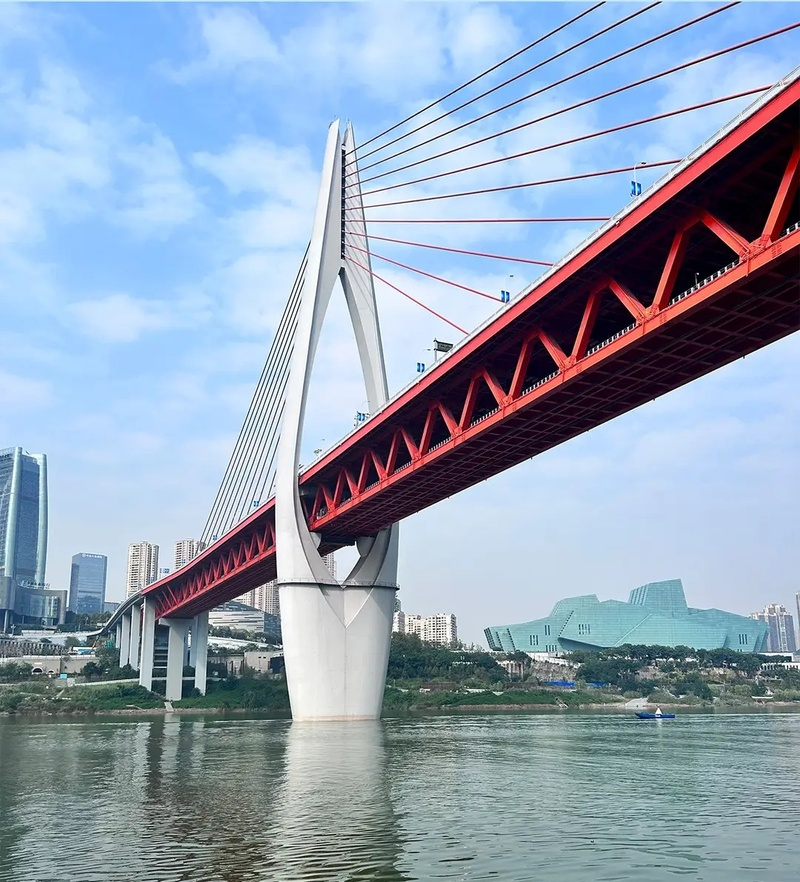
#> input picture cvbook/images/chongqing_bridge.jpg, 800 x 882 px, shrunk from 1080 x 1190 before the run, found by its file name
$ python cv2.split-color-space.py
#> lines starting #> are read from the running program, lines starting #| are printed output that depends on the picture
import cv2
import numpy as np


def onChange(val):
    pass


path = '../../images/chongqing_bridge.jpg'

img = cv2.imread(path)
#> img is the input picture: shape (882, 800, 3); mean B, G, R 182.7, 163, 146

cv2.imshow('Color Space II ', img)

B, G, R = cv2.split(img)
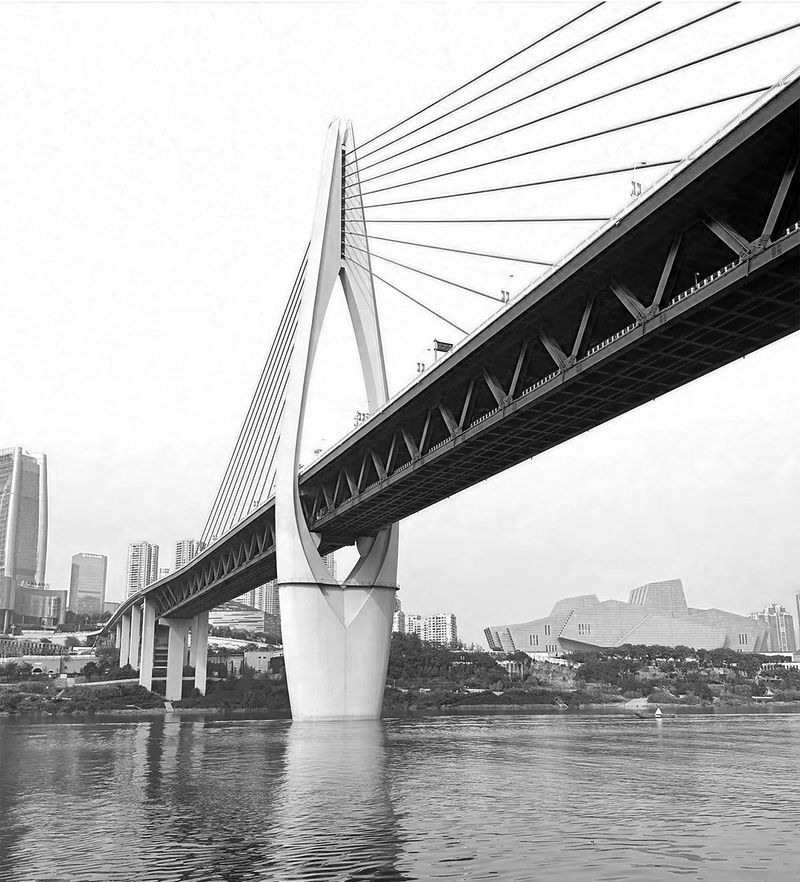
#> B: shape (882, 800); min 0, max 255, mean 182.7
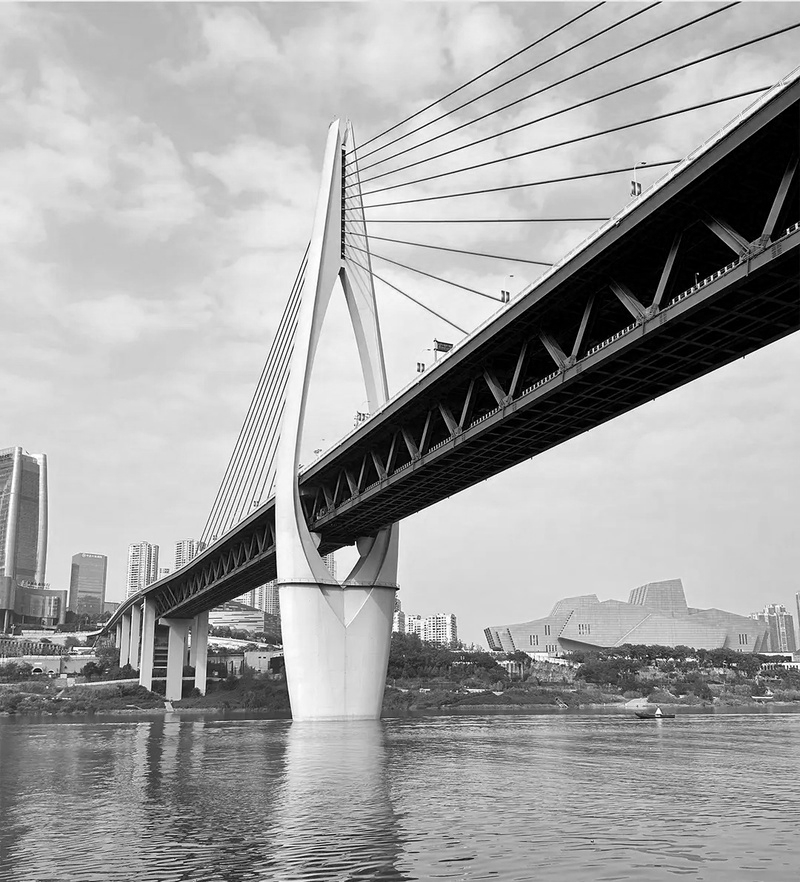
#> G: shape (882, 800); min 0, max 255, mean 163
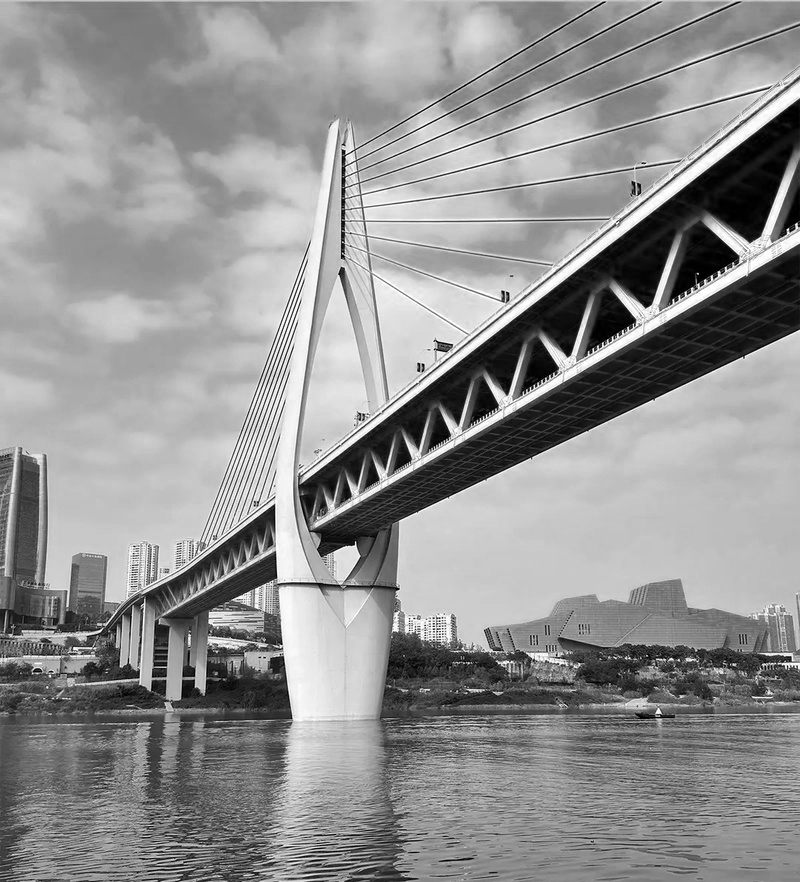
#> R: shape (882, 800); min 0, max 255, mean 146


cv2.namedWindow('Color Space')

count = 200
val = 100

cv2.createTrackbar('R', 'Color Space', val, count, onChange)
cv2.createTrackbar('G', 'Color Space', val, count, onChange)
cv2.createTrackbar('B', 'Color Space', val, count, onChange)

while(True):
    r = cv2.getTrackbarPos('R', 'Color Space')
    g = cv2.getTrackbarPos('G', 'Color Space')
    b = cv2.getTrackbarPos('B', 'Color Space')

    RR = (r / val) * R
    GG = (g / val) * G
    BB = (b / val) * B

    img = cv2.merge([BB, GG, RR])

    img = cv2.convertScaleAbs(img)

    cv2.imshow('Color Space', img)

    if cv2.waitKey(1) == 27:
#> (key Esc is pressed here)
        cv2.destroyAllWindows()
        break
